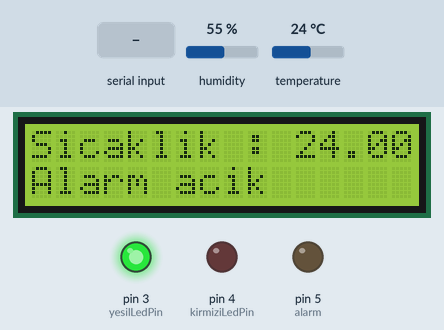
Simulated run of this sketch. Board: Arduino Uno, built with avr-gcc and run on an emulated ATmega328P. Shown: 16×2 character LCD, output pins drawn as LEDs (lit = HIGH). The inputs (shaded band) are chosen by the test bench; at power-on: temperature 24 °C, humidity 55 %. What the sketch prints to the serial monitor is not drawn.

Above: at 3.3 s.
3.4 s: "R" received over the second serial link
At 4.1 s:
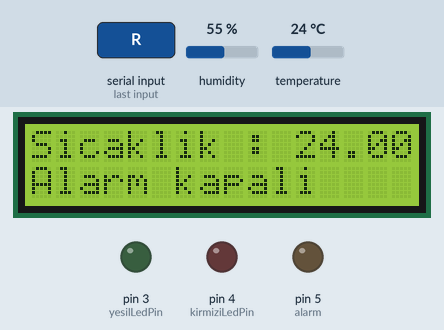
5.3 s: "S" received over the second serial link
At 5.68 s:
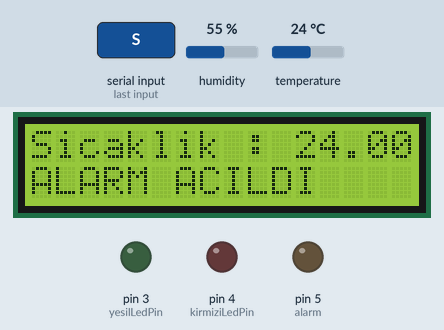
7.3 s: temperature set to 12 °C
At 9.1 s:
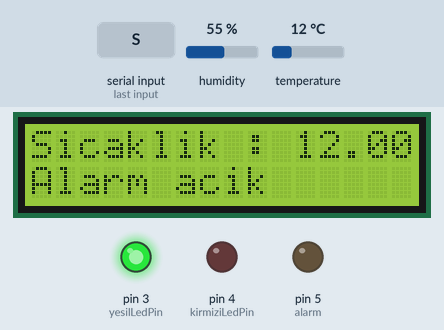
10.1 s: temperature set to 19 °C
At 11.5 s:
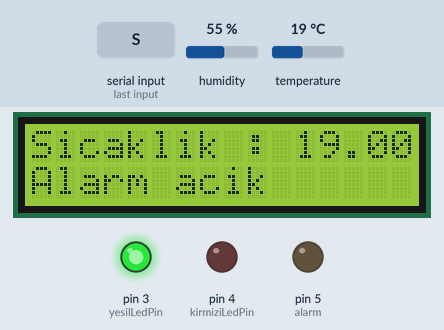
12.3 s: "S" received over the second serial link
At 12.62 s:
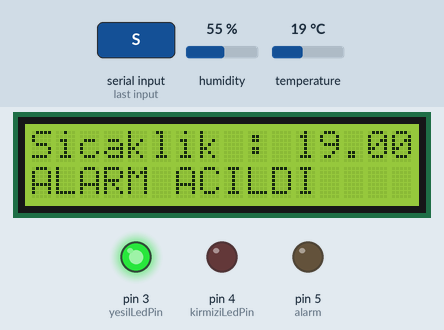
14.2 s: temperature set to 28 °C
At 15.5 s:
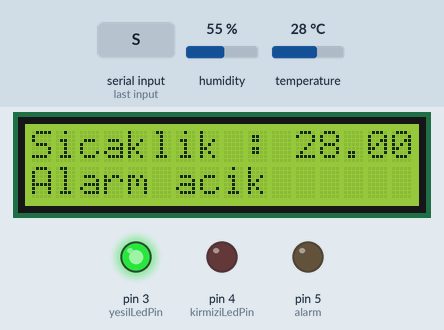
Timing chart, 0 to 17.2 s (numbered marks = the images above; inputs shaded):
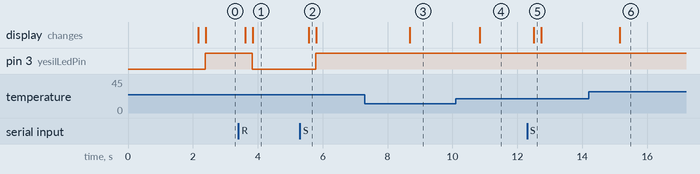

The sketch:

BLUETOOTH_PROJE.ino
```cpp
#include <LiquidCrystal_I2C.h>
#include <SoftwareSerial.h>
#include <DHT.h>

#define sicaklikPin   2
#define DHTType       DHT11

#define yesilLedPin   3
#define kirmiziLedPin 4
#define alarm         5

DHT sicaklikSensor(sicaklikPin, DHT11);
LiquidCrystal_I2C lcd(0x27, 16, 2);
SoftwareSerial port(12, 13);

float sicaklikDeger;
float geciciSicaklik = 0;
char gelenMesaj;
bool alarmDurum = true;

void setup() {
  Serial.begin(9600);
  lcd.begin();
  port.begin(9600);
  sicaklikSensor.begin();

  pinMode(yesilLedPin, OUTPUT);
  pinMode(kirmiziLedPin, OUTPUT);
  pinMode(alarm, OUTPUT);

  lcd.setCursor(2, 0);
  lcd.print("DHT11 & BLT");
  lcd.setCursor(4, 1);
  lcd.print("PROJESI");
  port.print("DHT11 & BLT PROJESI \n\r");

  delay(2000);
  lcd.clear();

}

void loop() {
  // sıcaklık değerimi okudum
  sicaklikDeger = sicaklikSensor.readTemperature();

  // sıcaklık değerimi seri, lcd ve blt ekranında yazdırdım
  Serial.println("Sıcaklık değeri : " + String(sicaklikDeger));
  lcd.setCursor(0, 0);
  lcd.print("Sicaklik : " + String(sicaklikDeger));
  if (geciciSicaklik != sicaklikDeger) {
    port.println("  SICAKLIK : " + String(sicaklikDeger));
    geciciSicaklik = sicaklikDeger;
  }

  // blt'den gelen veriye göre alarmı açtım kapadım. default olarak açık başlattım
  if (port.available()) {
    gelenMesaj = port.read();
    if (gelenMesaj == 'R') {
      alarmDurum = false;
      lcd.setCursor(0, 1);
      lcd.print("ALARM KAPATILDI");
      port.println(" ALARM KAPATILDI");
    } else if (gelenMesaj == 'S') {
      alarmDurum = true;
      lcd.setCursor(0, 1);
      lcd.print("ALARM ACILDI       ");
      port.println(" ALARM ACILDI");
    }
  }

  delay(200);

  // alarm durumuna göre sıcaklık kontrolü yapılmıştır.
  if (alarmDurum == true) { // alarm açık
    lcd.setCursor(0, 1);
    lcd.print("Alarm acik         ");
    if (sicaklikDeger >= 45) { // tehlike var
      digitalWrite(kirmiziLedPin, HIGH);
      digitalWrite(alarm, HIGH);
      digitalWrite(yesilLedPin, LOW);
      lcd.setCursor(0, 1);
      lcd.print("  !!!ALARM!!! ");
      port.println("  !!!ALARM!!!  ");
    } else { // tehlike yok
      digitalWrite(kirmiziLedPin, LOW);
      digitalWrite(alarm, LOW);
      digitalWrite(yesilLedPin, HIGH);
    }
  } else if (alarmDurum == false) { // alarm kapalı
    lcd.setCursor(0, 1);
    lcd.print("Alarm kapali           ");
    digitalWrite(kirmiziLedPin, LOW);
    digitalWrite(alarm, LOW);
    digitalWrite(yesilLedPin, LOW);
  }
}
```

Measured:
- after the input at 3.4 s, pin 3 (yesilLedPin): HIGH → LOW after 0.43 s; the display: first changes after 0.21 s (image 1 shows a later state)
- after the input at 5.3 s, pin 3 (yesilLedPin): LOW → HIGH after 0.49 s; the display: changes after 0.27 s (image 2)
- after the input at 7.3 s, the display: changes after 1.4 s (image 3)
- after the input at 10.1 s, the display: changes after 0.74 s (image 4)
- after the input at 12.3 s, the display: changes after 0.21 s (image 5)
- after the input at 14.2 s, the display: changes after 0.96 s (image 6)
